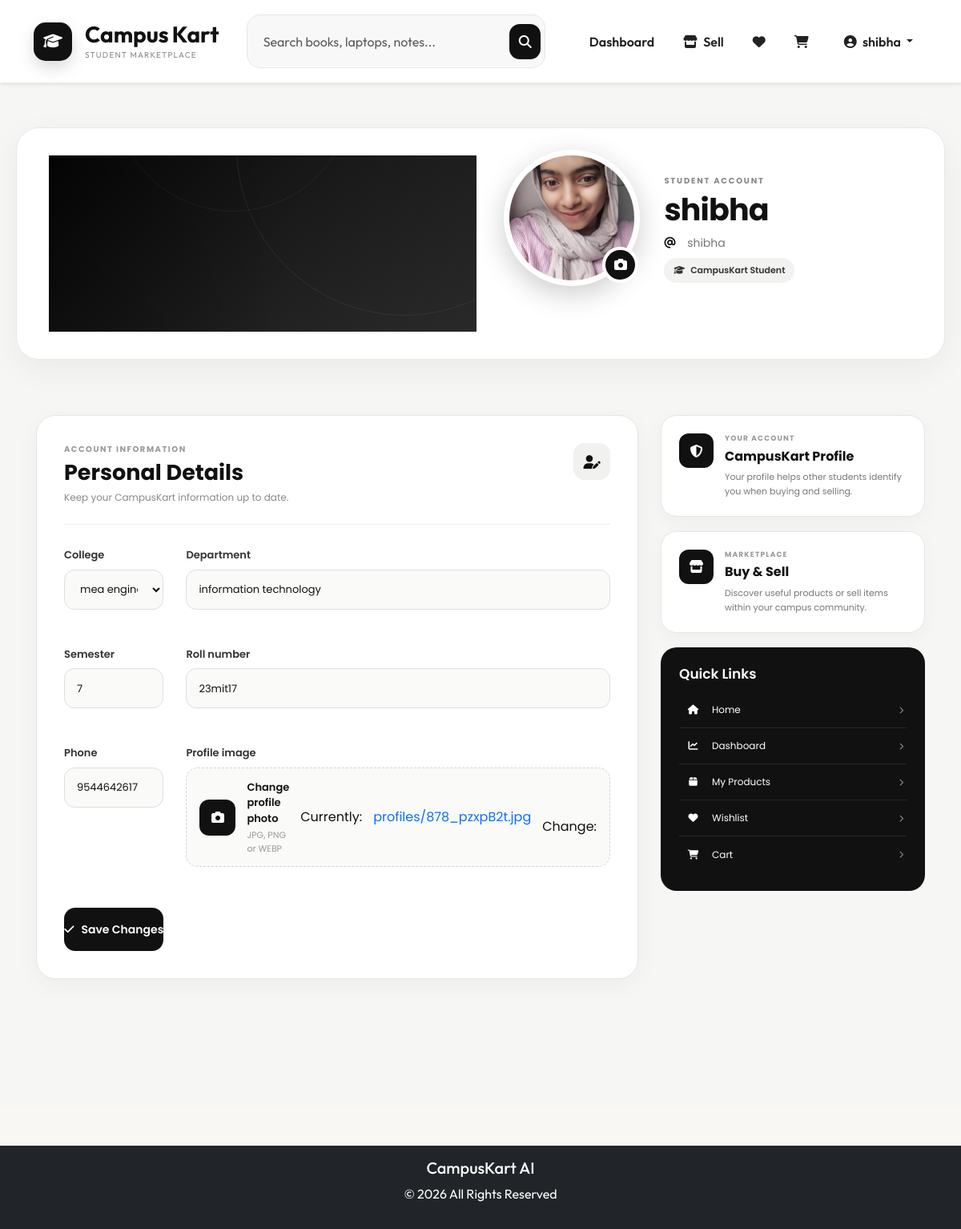
/profile/ (signed in), run on the app's committed database.
### accounts/models.py (models this page shows, shortened)
class StudentProfile(models.Model):
    user = models.OneToOneField(User, on_delete=models.CASCADE)
    college = models.ForeignKey(College, on_delete=models.CASCADE)
    department = models.CharField(max_length=100)
    semester = models.PositiveIntegerField()
    roll_number = models.CharField(max_length=30)
    phone = models.CharField(max_length=15)
    profile_image = models.ImageField(
        upload_to='profiles/',
        default='profiles/default.png'
    )
    is_verified = models.BooleanField(default=False)
    created_at = models.DateTimeField(auto_now_add=True)

### accounts/views.py (the view)
@login_required
def profile_view(request):
    profile = StudentProfile.objects.get(
        user=request.user
    )
    if request.method == "POST":
        form = ProfileForm(
            request.POST,
            request.FILES,
            instance=profile
        )
        if form.is_valid():
            form.save()
            return redirect("profile")
    else:
        form = ProfileForm(
            instance=profile
        )
    return render(
        request,
        "accounts/profile.html",
        {
            "form": form,
            "profile": profile
        }
    )

### accounts/forms.py (shortened to what this page needs)
class ProfileForm(forms.ModelForm):
    class Meta:
            model = StudentProfile
            fields = [
                "college",
                "department",
                "semester",
                "roll_number",
                "phone",
                "profile_image",
            ]

### accounts/models.py (called while the page is built)
    def __str__(self):
        return self.name

### templates/accounts/profile.html (shortened to what this page needs)
{% extends 'base.html' %}
{% load static %}
{% block content %}
<div class="ck-profile-page">
    <section class="ck-profile-header">
        <div class="ck-profile-banner">
            <div class="ck-banner-overlay"></div>
        </div>
        <div class="ck-profile-header-inner">
            <div class="ck-avatar-section">
                {% if profile.profile_image %}
                    <img
                        src="{{ profile.profile_image.url }}"
                        alt="Profile Photo"
                        class="ck-profile-avatar">
                {% else %}
                    <div class="ck-profile-avatar ck-profile-placeholder">
                        <i class="fas fa-user"></i>
                    </div>
                {% endif %}
                <label
                    for="id_profile_image"
                    class="ck-avatar-edit"
                    title="Change profile photo">
                    <i class="fas fa-camera"></i>
                </label>
            </div>
            <div class="ck-profile-user-info">
                <span class="ck-profile-label">
                    STUDENT ACCOUNT
                </span>
                <h1>
                    {% if request.user.get_full_name %}
                        {{ request.user.get_full_name }}
                    {% else %}
                        {{ request.user.username }}
                    {% endif %}
                </h1>
                <p class="ck-profile-username">
                    <i class="fas fa-at"></i>
                    {{ request.user.username }}
                </p>
                <div class="ck-profile-student-badge">
                    <i class="fas fa-graduation-cap"></i>
                    CampusKart Student
                </div>
            </div>
        </div>
    </section>
    <main class="ck-profile-body">
        <div class="ck-profile-layout">
            <section class="ck-profile-main-card">
                <div class="ck-profile-card-header">
                    <div>
                        <span class="ck-section-label">
                            ACCOUNT INFORMATION
                        </span>
                        <h2>
                            Personal Details
                        </h2>
                        <p>
                            Keep your CampusKart information up to date.
                        </p>
                    </div>
                    <div class="ck-section-icon">
                        <i class="fas fa-user-edit"></i>
                    </div>
                </div>
                <form
                    method="POST"
                    enctype="multipart/form-data"
                    class="ck-profile-form">
                    {% for field in form %}
                        <div class="ck-form-field">
                            <label
                                for="{{ field.id_for_label }}"
                                class="ck-form-label">
                                {{ field.label }}
                            </label>
                            {% if field.name == "profile_image" %}
                                <div class="ck-image-upload">
                                    <div class="ck-upload-icon">
                                        <i class="fas fa-camera"></i>
                                    </div>
                                    <div class="ck-upload-text">
                                        <strong>
                                            Change profile photo
                                        </strong>
                                        <span>
                                            JPG, PNG or WEBP
                                        </span>
                                    </div>
                                    {{ field }}
                                </div>
                            {% else %}
                                {{ field }}
                            {% endif %}
                        </div>
                    {% endfor %}
                    <button
                        type="submit"
                        class="ck-save-button">
                        <i class="fas fa-check"></i>
                        <span>
                            Save Changes
                        </span>
                    </button>
                </form>
            </section>
            <aside class="ck-profile-sidebar">
                <div class="ck-info-card">
                    <div class="ck-info-icon">
                        <i class="fas fa-shield-alt"></i>
                    </div>
                    <div class="ck-info-content">
                        <span>
                            YOUR ACCOUNT
                        </span>
                        <h3>
                            CampusKart Profile
                        </h3>
                        <p>
                            Your profile helps other students
                            identify you when buying and selling.
                        </p>
                    </div>
                </div>
                <div class="ck-info-card">
                    <div class="ck-info-icon">
                        <i class="fas fa-store"></i>
                    </div>
                    <div class="ck-info-content">
                        <span>
                            MARKETPLACE
                        </span>
                        <h3>
                            Buy & Sell
                        </h3>
                        <p>
                            Discover useful products or sell
                            items within your campus community.
                        </p>
                    </div>
                </div>
                <div class="ck-quick-links">
                    <h3>
                        Quick Links
                    </h3>
                    <a href="{% url 'home' %}">
                        <span class="ck-link-icon">
                            <i class="fas fa-home"></i>
                        </span>
                        <span>
                            Home
                        </span>
                        <i class="fas fa-chevron-right"></i>
                    </a>
                    <a href="{% url 'seller_dashboard' %}">
                        <span class="ck-link-icon">
                            <i class="fas fa-chart-line"></i>
                        </span>
                        <span>
                            Dashboard
                        </span>
                        <i class="fas fa-chevron-right"></i>
                    </a>
                    <a href="{% url 'my_products' %}">
                        <span class="ck-link-icon">
                            <i class="fas fa-box"></i>
                        </span>
                        <span>
                            My Products
                        </span>
                        <i class="fas fa-chevron-right"></i>
                    </a>
                    <a href="{% url 'wishlist' %}">
                        <span class="ck-link-icon">
                            <i class="fas fa-heart"></i>
                        </span>
                        <span>
                            Wishlist
                        </span>
                        <i class="fas fa-chevron-right"></i>
                    </a>
                    <a href="{% url 'cart' %}">
                        <span class="ck-link-icon">
                            <i class="fas fa-shopping-cart"></i>
                        </span>
                        <span>
                            Cart
                        </span>
                        <i class="fas fa-chevron-right"></i>
                    </a>
                </div>
            </aside>
        </div>
    </main>
</div>
{% endblock %}

### templates/navbar.html (shortened to what this page needs)
{% load static %}
<nav class="navbar navbar-expand-lg navbar-light bg-white shadow-sm">
    <div class="container">
        <a class="navbar-brand d-flex align-items-center gap-3" href="{% url 'home' %}">
            <div class="logo-circle">
                <i class="fas fa-graduation-cap"></i>
            </div>
            <div class="logo-text">
                <div>
                    <span class="logo-main">Campus</span>
                    <span class="logo-accent">Kart</span>
                </div>
                <small>Student Marketplace</small>
            </div>
        </a>
        <div class="collapse navbar-collapse" id="navbarContent">
            <form class="search-box mx-auto"
                  action="{% url 'search_products' %}"
                  method="GET">
                <input
                    type="search"
                    name="q"
                    class="form-control"
                    placeholder="Search books, laptops, notes..."
                    value="{{ request.GET.q }}">
                <button class="search-btn" type="submit">
                    <i class="fas fa-search"></i>
                </button>
            </form>
            <ul class="navbar-nav align-items-center ms-auto">
                <li class="nav-item">
                    <a class="nav-link fw-semibold"
                       href="{% if user.is_authenticated %}{% url 'seller_dashboard' %}{% else %}{% url 'login' %}{% endif %}">
                        Dashboard
                    </a>
                </li>
                <li class="nav-item">
                    <a class="nav-link fw-semibold"
                       href="{% if user.is_authenticated %}{% url 'add_product' %}{% else %}{% url 'login' %}{% endif %}">
                        <i class="fas fa-store me-1"></i>
                        Sell
                    </a>
                </li>
                <li class="nav-item">
                    <a class="nav-link nav-icon"
                       href="{% if user.is_authenticated %}{% url 'wishlist' %}{% else %}{% url 'login' %}{% endif %}">
                        <i class="fas fa-heart"></i>
                    </a>
                </li>
                <li class="nav-item">
                    <a class="nav-link nav-icon"
                       href="{% if user.is_authenticated %}{% url 'cart' %}{% else %}{% url 'login' %}{% endif %}">
                        <i class="fas fa-shopping-cart"></i>
                    </a>
                </li>
                {% if user.is_authenticated %}
                <li class="nav-item dropdown ms-2">
                    <a class="nav-link dropdown-toggle fw-semibold"
                       href="#"
                       role="button"
                       data-bs-toggle="dropdown"
                       aria-expanded="false">
                        <i class="fas fa-user-circle me-1"></i>
                        {{ user.username }}
                    </a>
                </li>
                {% endif %}
            </ul>
        </div>
    </div>
</nav>

### data on the page
StudentProfile: profile_image (picture), form "mea engineering college" "information technology" "7" "23mit17" "9544642617", form "Currently: profiles/878_pzxpB2t.jpg Change:"

### other printed values
{{ user.username }} "shibha"
{{ request.user.username }} "shibha"
{{ field.label }} "College" "Department" "Semester" "Roll number" "Phone" "Profile image"
